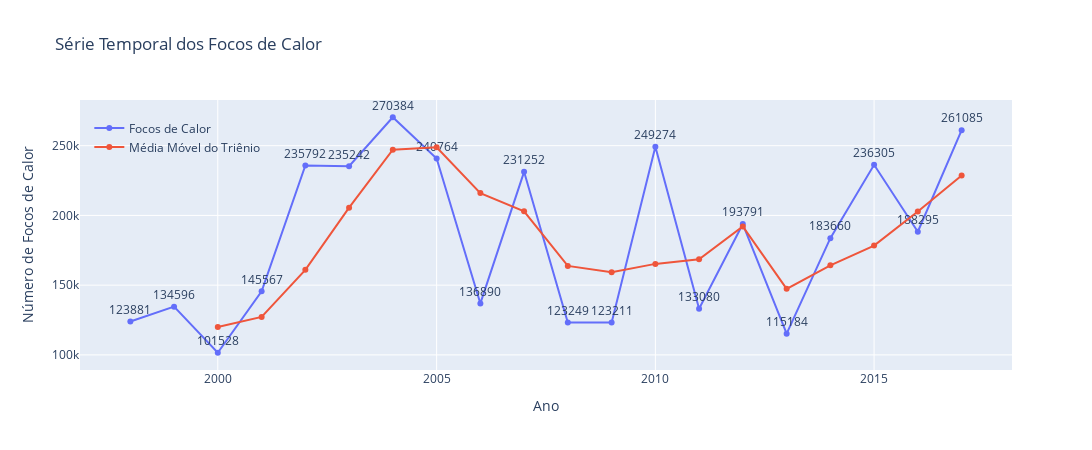

The notebook cell this image was saved under:
### Code cell
plot_forest_fires_timeline(base, 'Série Temporal dos Focos de Calor')
